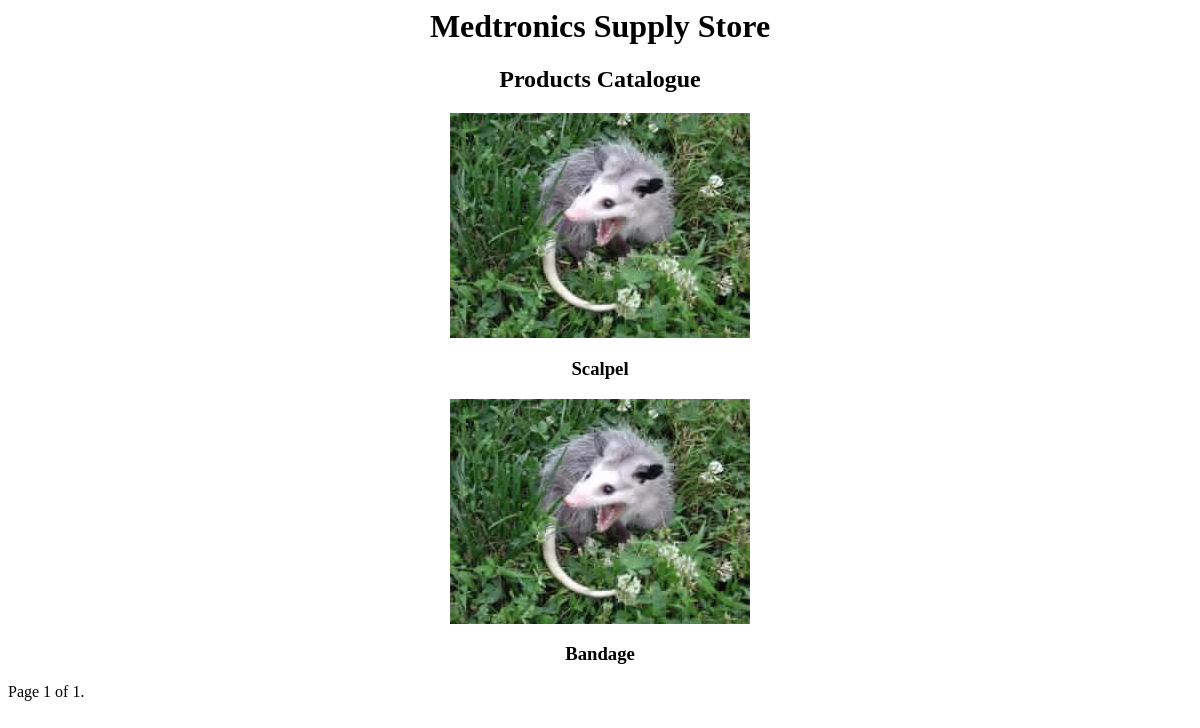
/products/, run on an earlier commit of the app's database.
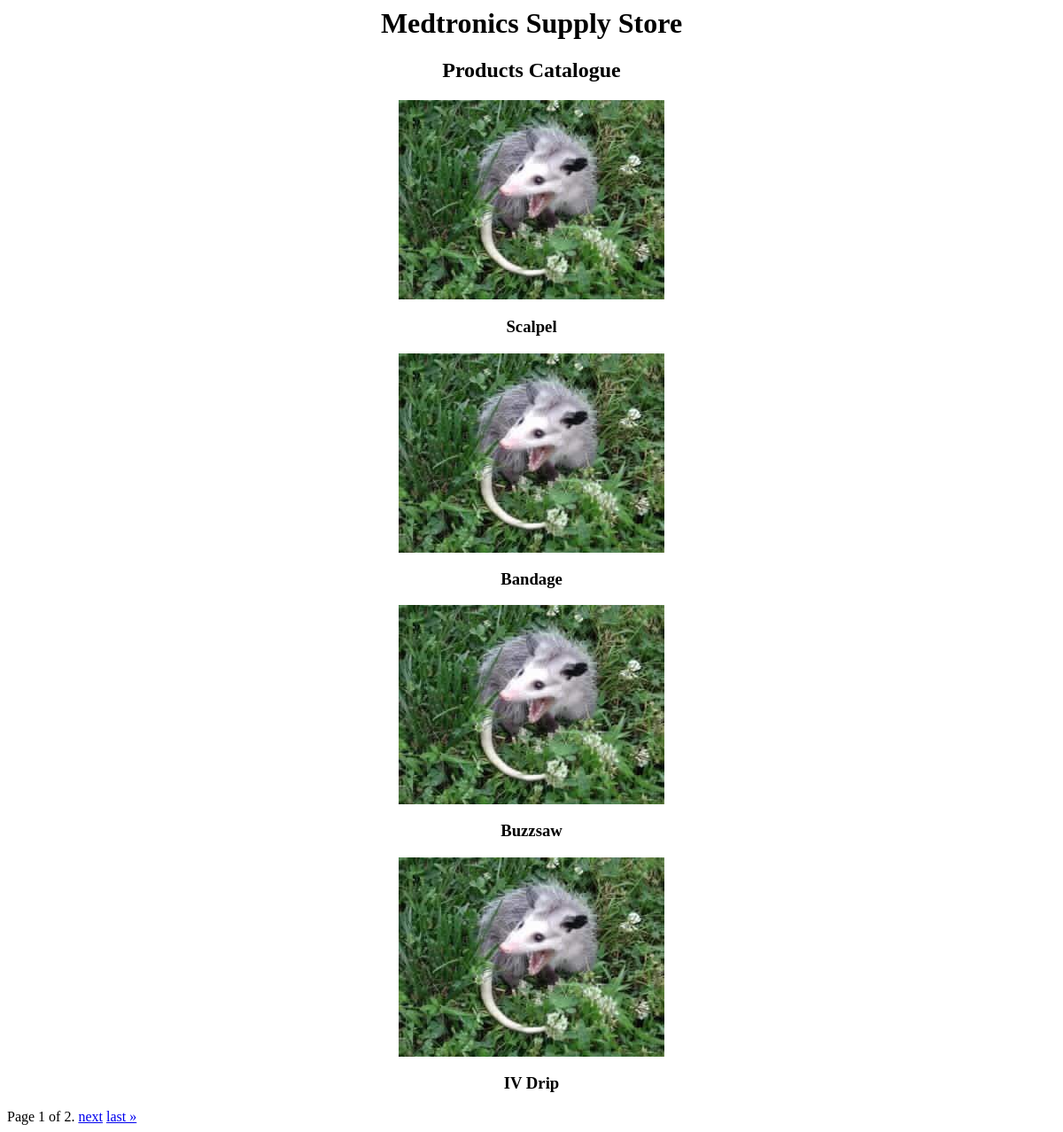
And on a later commit of the database.
### products/models.py (models this page shows, shortened)
class Product(models.Model):
	name = models.CharField(max_length = 360, default = "New Product")
	description = models.TextField()
	price = models.DecimalField(max_digits=100, decimal_places=2)
	image = models.ImageField(default="default.jpeg")
	product_id = models.IntegerField(default=0000)
	category = models.TextField(default = "")
	size = models.CharField(max_length = 120, default = "Medium")
	handle = models.CharField(max_length = 360, default = "None")
	product_type = models.CharField(max_length = 120, default = "Regular")

### products/views.py (the view)
# urls.py: path('products/', prod.catalogView, name='catalogue'),
def catalogView(request):
	catalog = Product.objects.all()
	paginator = Paginator(catalog, 4) # Show 4 products per page.
	page_number = request.GET.get('page')
	page_obj = paginator.get_page(page_number)
	return render(request, 'catalog.html', {'page_obj': page_obj, 'catalog': catalog})

### templates/catalog.html (shortened to what this page needs)
<center>
    <h1>Medtronics Supply Store</h1>
    <h2>Products Catalogue<h2>
    {% for product in page_obj %}
        <a href="/products/{{ product.id }}/"><img src="{{ product.image }}"></a><br>
        <h3>{{ product.name }}</h3>
    {% endfor %}
</center>
<div class="pagination">
    <span class="step-links">
        <span class="current">
            Page {{ page_obj.number }} of {{ page_obj.paginator.num_pages }}.
        </span>
        {% if page_obj.has_next %}
            <a href="?page={{ page_obj.next_page_number }}">next</a>
            <a href="?page={{ page_obj.paginator.num_pages }}">last &raquo;</a>
        {% endif %}
    </span>
</div>

What changed in the data, as far as the page shows it:
added Product: image (placeholder picture), name "Buzzsaw"
added Product: image (placeholder picture), name "IV Drip"
Also different on the page:
{{ page_obj.paginator.num_pages }}: "1" → "2"
text now shown: "next last »"
